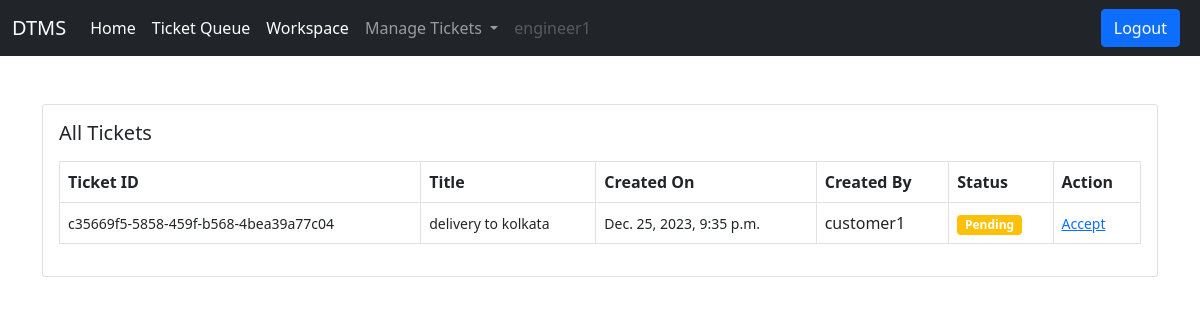
The app's page /ticket/ticket-queue/ (signed in) with its own data.
### users/models.py (models this page shows)
class User(AbstractUser):
    is_customer = models.BooleanField(default=False)
    is_engineer = models.BooleanField(default=False)
    def __str__(self):
        return self.username

### ticket/models.py (models this page shows, shortened)
class Ticket(models.Model):
    status_choices =(
        ('Active','Active'),
        ('Completed','Completed'),
        ('Pending','Pending')
    )
    ticket_number = models.UUIDField(default=uuid.uuid4)
    title = models.CharField(max_length=100)
    description = models.TextField()
    created_by = models.ForeignKey(User, on_delete=models.CASCADE, related_name='created_by')
    date_created = models.DateTimeField(auto_now_add=True)
    assigned_to = models.ForeignKey(User, on_delete=models.DO_NOTHING, null= True , blank = True)
    is_resolved = models.BooleanField(default=False)
    accepted_date = models.DateTimeField(null=True, blank=True)
    close_date = models.DateTimeField(null=True, blank=True)
    ticket_status = models.CharField(max_length=15, choices=status_choices)

### ticket/views.py (the view)
# urls.py: path('ticket-queue/', views.ticket_queue, name='ticket-queue'),
@login_required
def ticket_queue(request):
    tickets = Ticket.objects.filter(ticket_status='Pending')
    context = {'tickets':tickets}
    return render(request , 'ticket/ticket_queue.html',context)

### templates/ticket/ticket_queue.html
{% extends 'base.html'%}
{%block content%}
<div class="card mx-auto" style="width: 76 rem;">
    <div class="card-body">
        <h5 class="card-title mb-3">All Tickets</h5>
        <table class="table table-bordered">
            <thead>
                <tr>
                    <th scope="col">Ticket ID</th>
                    <th scope="col">Title</th>
                    <th scope="col">Created On</th>
                    <th scope="col">Created By</th>
                    <th scope="col">Status</th>
                    <th scope="col">Action</th>
                </tr>
            </thead>
            <tbody>
                {%for ticket in tickets%}
                <tr>
                    <td><small>{{ticket.ticket_number}}</small></td>
                    <td><small>{{ticket.title}}</small></td>
                    <td><small>{{ticket.date_created}}</small></td>
                    <td>{{ticket.created_by}}</td>
                    {% if ticket.ticket_status == 'Active' %}
                    <td><span class="badge bg-success">Active</span></td>
                {% elif ticket.ticket_status == 'Pending' %}
                    <td><span class="badge bg-warning">Pending</span></td>
                {% elif ticket.ticket_status == 'Completed' %}
                    <td><span class="badge bg-danger">Completed</span></td>
                {% endif %}
                <td><small><a href="{%url 'accept-ticket' ticket.pk %}">Accept</a></small></td>
                    </tr>
                    {%endfor%}
                </tbody>
            </table>
        </div>
        </div>
{%endblock content%}

### templates/base.html (shortened to what this page needs)
<!DOCTYPE html>
<html lang="en">
  <head>
    <link
      href="https://cdn.jsdelivr.net/npm/bootstrap@5.0.2/dist/css/bootstrap.min.css"
      rel="stylesheet"
    />
  </head>
  <body>
    {% if request.user.is_customer %}
    <nav class="navbar navbar-expand-lg navbar-dark bg-dark">
      <div class="container-fluid">
        <a class="navbar-brand" href="/">DTMS</a>
        <button
          class="navbar-toggler"
          type="button"
          data-bs-toggle="collapse"
          data-bs-target="#navbarSupportedContent"
          aria-controls="navbarSupportedContent"
          aria-expanded="false"
          aria-label="Toggle navigation"
        >
          <span class="navbar-toggler-icon"></span>
        </button>
        <div class="collapse navbar-collapse" id="navbarSupportedContent">
          <ul class="navbar-nav me-auto mb-2 mb-lg-0">
            <li class="nav-item">
              <a class="nav-link active" aria-current="page" href="/">Home</a>
            </li>
            <li class="nav-item">
              <a class="nav-link active" href="{%url 'create-ticket' %}">Create Ticket</a>
            </li>
            <li class="nav-item">
              <a class="nav-link active" href="{%url 'all-tickets' %}">View Tickets</a>
            </li>
            <li class="nav-item">
              <a
                class="nav-link disabled"
                href="#"
                tabindex="-1"
                aria-disabled="true"
                >{{request.user.username}}</a
              >
            </li>
          </ul>
          {% comment %}
          <form class="d-flex">
            <input
              class="form-control me-2"
              type="search"
              placeholder="Search"
              aria-label="Search"
            />
            <button class="btn btn-outline-success" type="submit">
              Search
            </button>
          </form>
          {% endcomment %}
          <a href="{% url 'logout' %}" class="btn btn-primary me-2">Logout</a>
        </div>
      </div>
    </nav>
    {%elif request.user.is_engineer%}
    <nav class="navbar navbar-expand-lg navbar-dark bg-dark">
      <div class="container-fluid">
        <a class="navbar-brand" href="/">DTMS</a>
        <div class="collapse navbar-collapse" id="navbarSupportedContent">
          <ul class="navbar-nav me-auto mb-2 mb-lg-0">
            <li class="nav-item">
              <a class="nav-link active" aria-current="page" href="/">Home</a>
            </li>
            <li class="nav-item">
              <a class="nav-link active" href="{% url 'ticket-queue'%}">Ticket Queue</a>
            </li>
            <li class="nav-item">
              <a class="nav-link active" href="{% url 'workspace'%}">Workspace</a>
            </li>
            <li class="nav-item dropdown">
              <a
                class="nav-link dropdown-toggle"
                href="#"
                id="navbarDropdown"
                role="button"
                data-bs-toggle="dropdown"
                aria-expanded="false"
              >
                Manage Tickets
              </a>
            </li>
            <li class="nav-item">
              <a
                class="nav-link disabled"
                href="#"
                tabindex="-1"
                aria-disabled="true"
                >{{request.user.username}}</a
              >
            </li>
          </ul>
          <a href="{% url 'logout' %}" class="btn btn-primary me-2">Logout</a>
        </div>
      </div>
    </nav>
    {% endif %}
    <div class="container mt-5">
       {%block content%} {%endblock content%}
    </div>
  </body>
</html>

### records on screen
User: user.username "engineer1"
Ticket: ticket_number "c35669f5-5858-459f-b568-4bea39a77c04", title "delivery to kolkata", date_created "Dec. 25, 2023, 9:35 p.m.", created_by "customer1", ticket_status "Pending"
